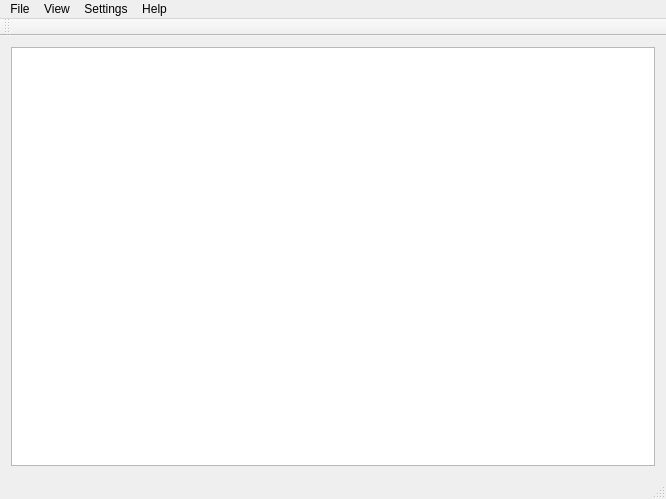
<?xml version="1.0" encoding="UTF-8"?>
<ui version="4.0">
 <class>QAutoRouter</class>
 <widget class="QMainWindow" name="QAutoRouter">
  <property name="geometry">
   <rect>
    <x>0</x>
    <y>0</y>
    <width>666</width>
    <height>499</height>
   </rect>
  </property>
  <property name="windowTitle">
   <string>QAutoRouter</string>
  </property>
  <widget class="QWidget" name="centralWidget">
   <layout class="QGridLayout" name="gridLayout">
    <item row="0" column="0">
     <widget class="QGraphicsView" name="graphicsView"/>
    </item>
   </layout>
  </widget>
  <widget class="QMenuBar" name="menuBar">
   <property name="geometry">
    <rect>
     <x>0</x>
     <y>0</y>
     <width>666</width>
     <height>21</height>
    </rect>
   </property>
   <widget class="QMenu" name="menuHelp">
    <property name="title">
     <string>Help</string>
    </property>
    <addaction name="actionAbout"/>
   </widget>
   <widget class="QMenu" name="menuView">
    <property name="title">
     <string>View</string>
    </property>
    <addaction name="actionZoom_In"/>
    <addaction name="actionZoom_Out"/>
    <addaction name="actionZoom_Fit"/>
   </widget>
   <widget class="QMenu" name="menuSettings">
    <property name="title">
     <string>Settings</string>
    </property>
    <addaction name="actionOptions"/>
   </widget>
   <widget class="QMenu" name="menuFile">
    <property name="title">
     <string>File</string>
    </property>
    <addaction name="actionOpen"/>
    <addaction name="actionSave"/>
    <addaction name="actionSave_As"/>
	<addaction name="separator"/>
	<addaction name="actionQuit"/>
   </widget>
   <addaction name="menuFile"/>
   <addaction name="menuView"/>
   <addaction name="menuSettings"/>
   <addaction name="menuHelp"/>
  </widget>
  <widget class="QToolBar" name="mainToolBar">
   <attribute name="toolBarArea">
    <enum>TopToolBarArea</enum>
   </attribute>
   <attribute name="toolBarBreak">
    <bool>false</bool>
   </attribute>
  </widget>
  <widget class="QStatusBar" name="statusBar"/>
  <action name="actionOpen">
   <property name="text">
    <string>Open</string>
   </property>
  </action>
  <action name="actionQuit">
   <property name="text">
    <string>Quit</string>
   </property>
  </action>
  <action name="actionZoom_In">
   <property name="text">
    <string>Zoom In</string>
   </property>
   <property name="shortcut">
    <string/>
   </property>
  </action>
  <action name="actionZoom_Out">
   <property name="text">
    <string>Zoom Out</string>
   </property>
  </action>
  <action name="actionAbout">
   <property name="text">
    <string>About</string>
   </property>
  </action>
  <action name="actionZoom_Fit">
   <property name="text">
    <string>Zoom Fit</string>
   </property>
  </action>
  <action name="actionOptions">
   <property name="text">
    <string>Preferences...</string>
   </property>
  </action>
  <action name="actionSave">
   <property name="text">
    <string>Save</string>
   </property>
  </action>
  <action name="actionSave_As">
   <property name="text">
    <string>Save As...</string>
   </property>
  </action>
 </widget>
 <layoutdefault spacing="6" margin="11"/>
 <resources/>
 <connections/>
</ui>
